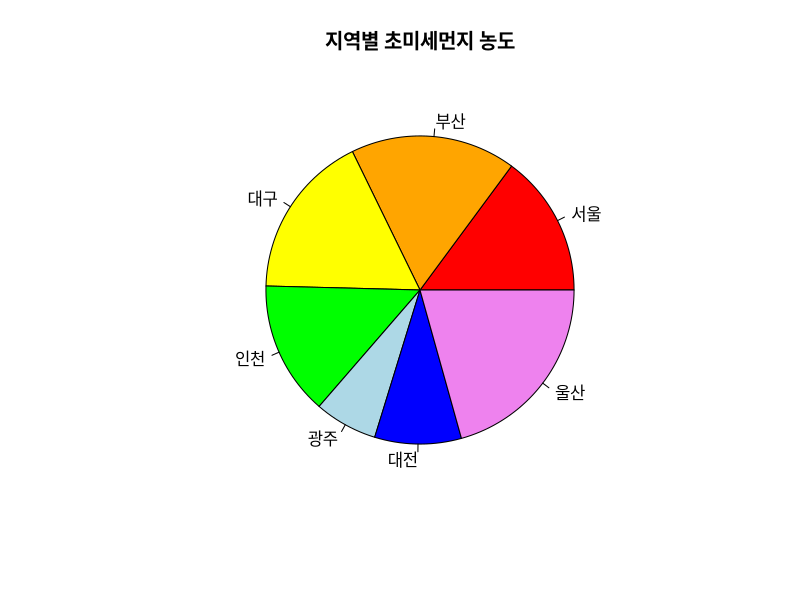
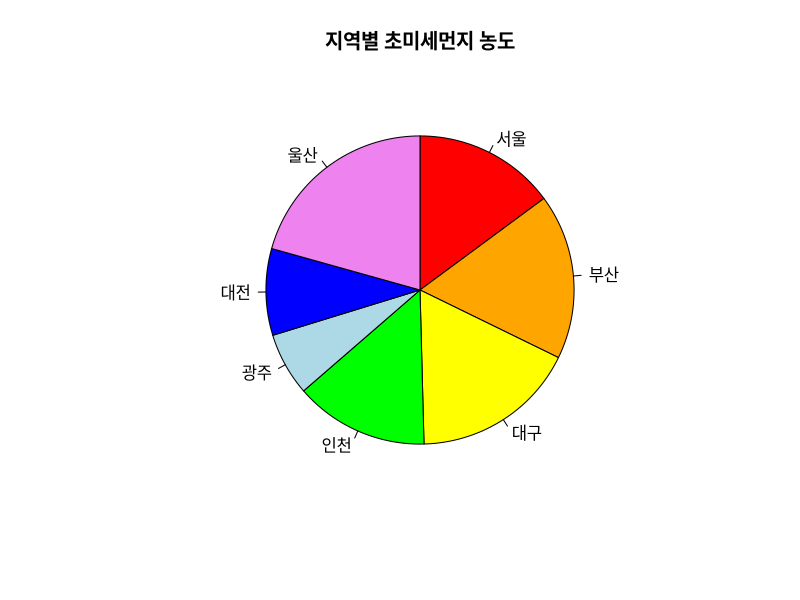
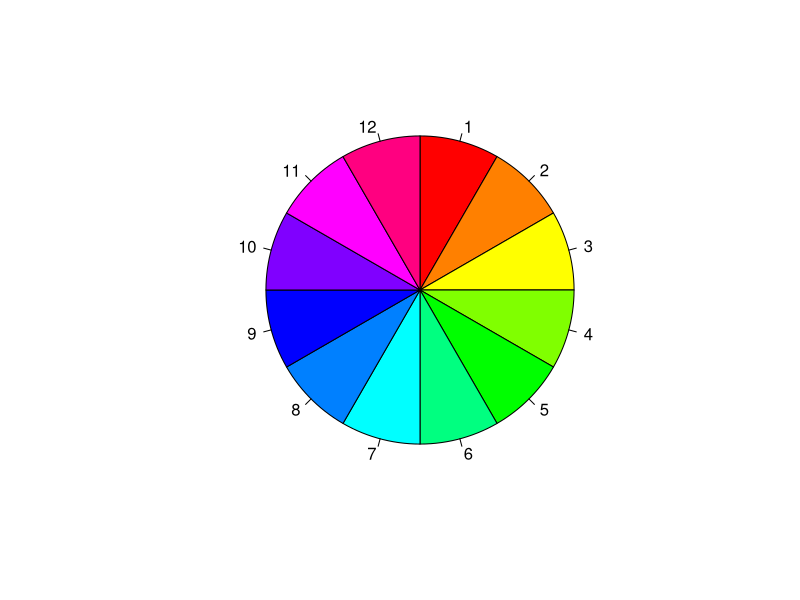
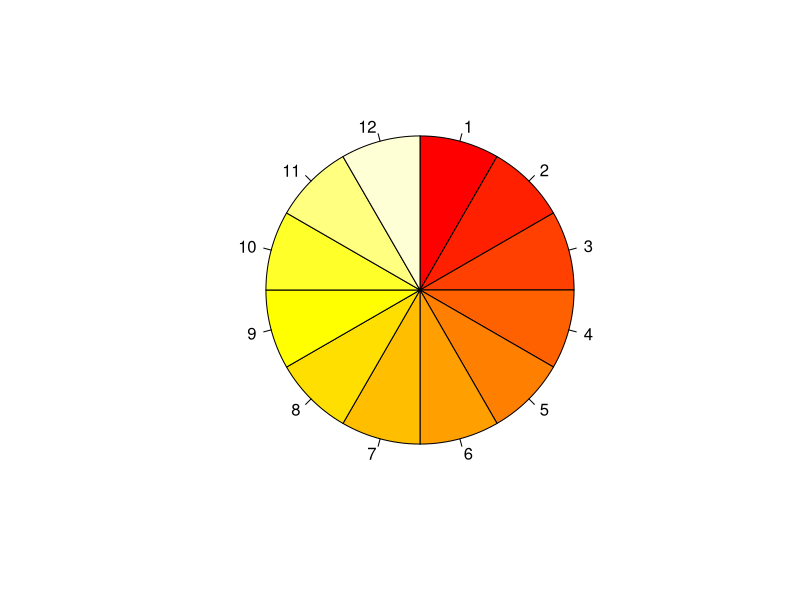
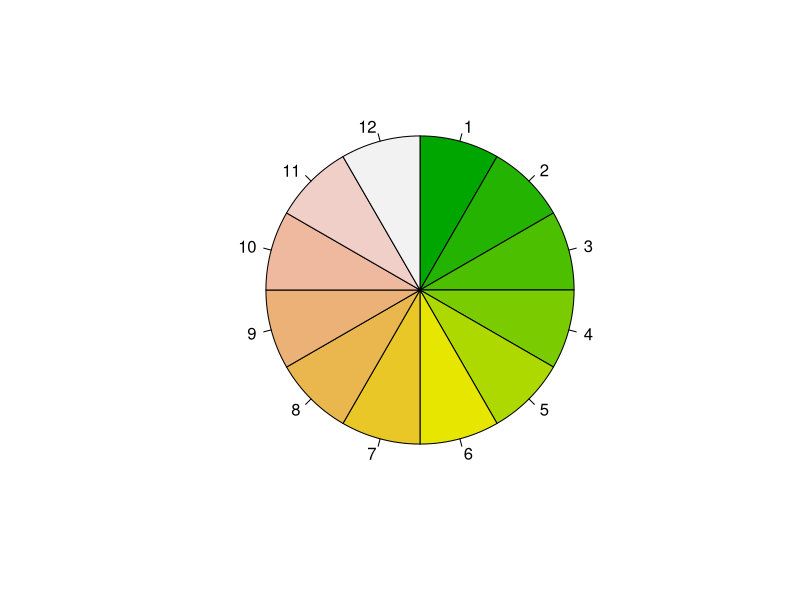
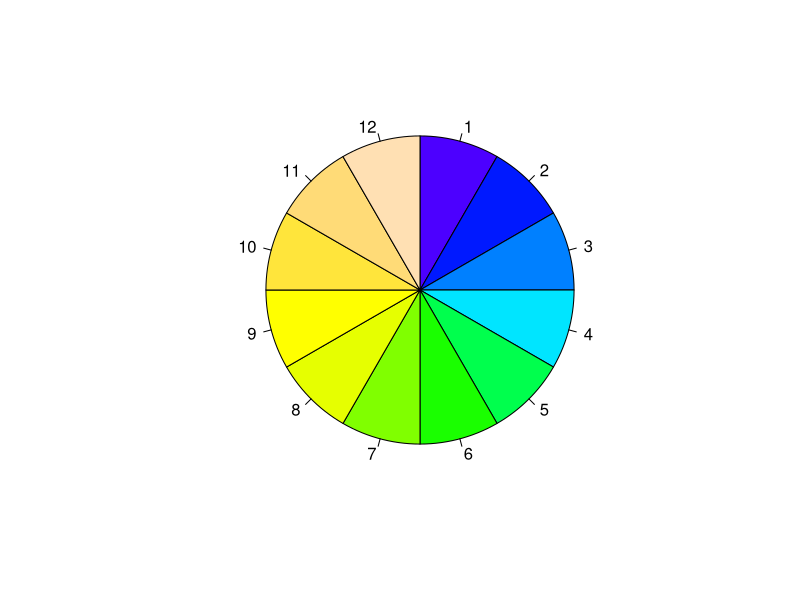
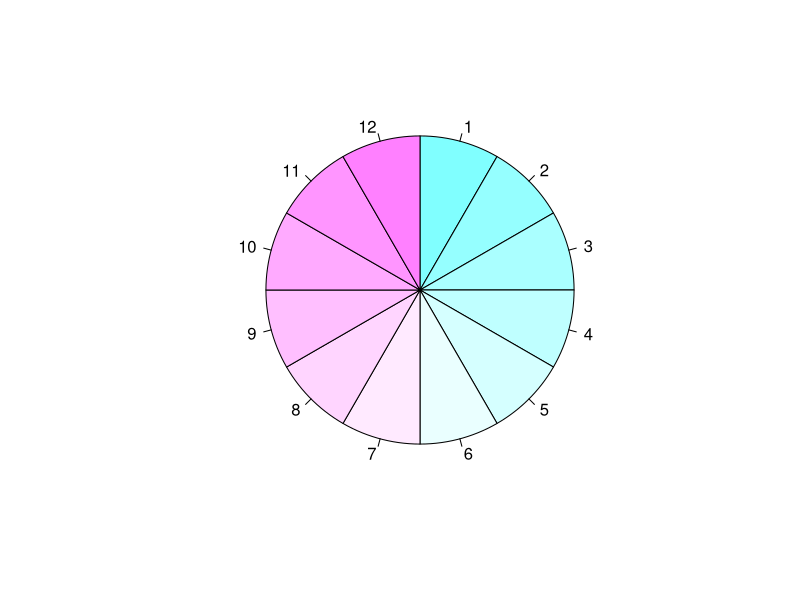
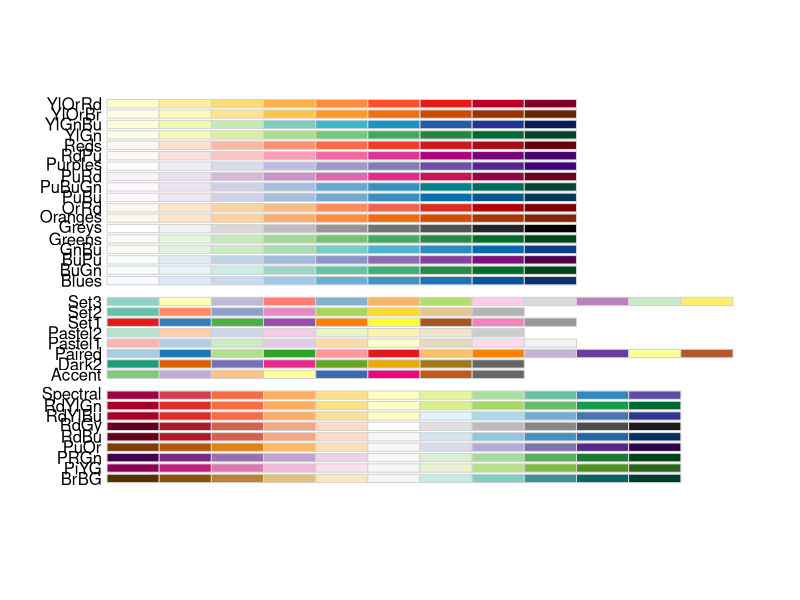

Write R code to recreate these figures, in order.
#chp_5 차트프로그래밍
#3줄기-잎 그림
rivers
stem(rivers)
stem(rivers,scale = 2) #scale 줄기 크기

heigth <-c(152, 168, 173, 177, 179, 172, 170, 172 ,177, 170, 179, 181, 180, 180, 180, 183, 180, 185, 183, 190, 167)
stem(heigth)
stem(heigth, scale = 2)

#파이 차트
#디퐅트는 3시 방향에서 반시계방향으로 데이터가 나타남
#init.angle =90으로 기준선을 수직으로 설정
#round는 백분율 나타내는 함수
#clockwise = T로 데이터 시계방향으로 나타남
city <-c("서울", "부산", "대구","인천", "광주", "대전", "울산")
pm25 <-c(18, 21, 21, 17, 8, 11, 25)
colors <-c("red","orange","yellow", "green", "lightblue", "blue","violet")

pie(pm25, labels = city, col = colors, main = "지역별 초미세먼지 농도")
pie(pm25, labels= city, col = colors, main = "지역별 초미세먼지 농도", init.angle = 90, clockwise = T)

#-팔레트
x <-rep(1,12)
pie(x,labels = seq(1,12), col = rainbow(12), init.angle = 90, clockwise = T)
pie(x,labels = seq(1,12), col = heat.colors(12), init.angle = 90, clockwise = T)
pie(x,labels = seq(1,12), col = terrain.colors(12), init.angle = 90, clockwise = T)
pie(x,labels = seq(1,12), col = topo.colors(12), init.angle = 90, clockwise = T)
pie(x,labels = seq(1,12), col = cm.colors(12), init.angle = 90, clockwise = T)

install.packages("RColorBrewer")
library(RColorBrewer)
display.brewer.all()

display.brewer.pal(9,name = "Greens")
display.brewer.pal(6,name = "Greens")

greens <-brewer.pal(7,"Greens")
pct <-round(pm25/sum(pm25)*100,0)
city_label <-paste(city, ",", pct, "%", sep = "")
pie(pm25, labels = city_label, col = greens, main = "지역별 초미세먼지 농도",
    init.angle = 90, clockwise = T)

#바 차트
dept <-c("영업 1팀", "영업 2팀","영업 3팀","영업 4팀")
sales01 <-c(4,12,5,8)

barplot(sales01, names.arg = dept, main = "부서별 영업 실적 (1분기)", 
        col =rainbow(length(dept)), xlab = "부서", ylab = "영업실적(억 원)",
        ylim = c(0,15))

abline(h=mean(sales01), col = "orange", lty = 2, lwd=10)

bp <-barplot(sales01, names.arg = dept, main = "부서별 영업 실적(1분기)",
             col = rainbow(length(dept)), xlab = "부서", ylab = "영업실적(억 원)",
             ylim = c(0,15))
text(x = bp, y = sales01,labels = sales01, pos = 3)

barplot(sales01,names.arg = dept, main = "부서별 영업 실적(1분기)",
        col = rainbow(length(dept)), ylab = "부서", xlab = "영업 실적(억 원)",
        xlim = c(0,15), horiz = TRUE)
abline (v = mean(sales01), col= "red", lty = 2, lwd = 3)

sales01 <-c(4,12,5,8)
sales02 <-c(12,8,8,4)
#row bind = rbind, 열을 묶어라
sales <-rbind(sales01,sales02)
sales

legend_lbl <-c("1분기", "2분기")
barplot(sales, main = "부서별 영업 실적(1~2분기)", names.arg = dept,
        xlab = "부서", ylab = "영업실적(억 원)",
        col = c("green","orange"), legend.text = legend_lbl, ylim = c(0,30),
        args.legend = list(x = "top", ncol = 2))

barplot(sales, main = "부서별 영업 실적(1~2분기)", names.arg = dept,
        xlab = "부서", ylab = "영업 실적(억 원)", col = c("green", "orange"),
        xlim = c(0,7), legend.text = legend_lbl, args.legend = list(x = "right"))

barplot(sales, main = "부서별 영업 실적(1~2분기)", names.arg = dept,
        xlab = "부서", ylab = "영업실적(억 원)", col = c("green", "orange"),
        xlim = c(0,17), legend.text = legend_lbl, args.legend = list(x = "right"),
        beside = TRUE)

# 동전 던지기 부분 잘보기!
# 코드 자세히 보기

#4X-Y플로팅
women

height <- women$height
weight <- women$weight

plot(x = height, y = weight, xlab = "키", ylab = "몸무게", 
     main = "키와 몸무게의 변화")

plot(x = height, y = weight, xlab = "키", ylab = "몸무게", 
     main = "키와 몸무게의 변화", 
     pch = 23, col = "blue", bg = "yellow", cex = 1.5)

plot(x = height, y = weight, xlab = "키", ylab = "몸무게", type = "h",
     main = "키와 몸무게의 변화")

plot(x = height, y = weight, xlab = "키", ylab = "몸무게", 
     type = "l", lty = 2, lwd = 3,  main = "키와 몸무게의 변화")

plot(x = height, y = weight, xlim = c(0,max(height)), ylim = c(0,max(weight)),
     xlab = "키", ylab = "몸무게", type = "h",
     main = "키와 몸무게의 변화")

#6히스토그램
quakes

mag <- quakes$mag
mag

hist(mag, main = "지진 발생 강도의 분포", xlab = "지진강도", ylab = "발생건수", col = rainbow(10))

hist(mag, main = "지진 발생 강도의 분포", xlab = "지진강도", ylab = "발생건수", col = rainbow(10),
     breaks = seq(4, 6.5, by = 0.5))

hist(mag, main = "지진 발생 강도의 분포", xlab = "지진강도", ylab = "확률밀도", col = rainbow(10),
     freq= FALSE)
lines(density(mag), lwd = 2)

#7박스 플롯
mag <-quakes$mag
boxplot(mag, main = "지진 발생 강도의 분포", xlab = "지진강도", ylab = "지진규모",
        col = "red")

min(mag)
max(mag)
median(mag)
Q <- quantile(mag)
Q
Q[3]-Q[1]
Q[4] - Q[2]
IQR(mag)
#상위 기준
fence.upper <-Q[4] + 1.5 *IQR(mag)
fence.upper
#하위 기준
fence.lower <-Q[2] - 1.5 * IQR(mag)
fence.lower
#극단값: 상위 기준 초과 데이터
mag[mag > fence.upper]
#극단값 제외 최댓값
max(mag[mag <= fence.upper])
#극단값: 하위 기준 초과 데이터 (결과는 없음)
mag[mag < fence.lower]
